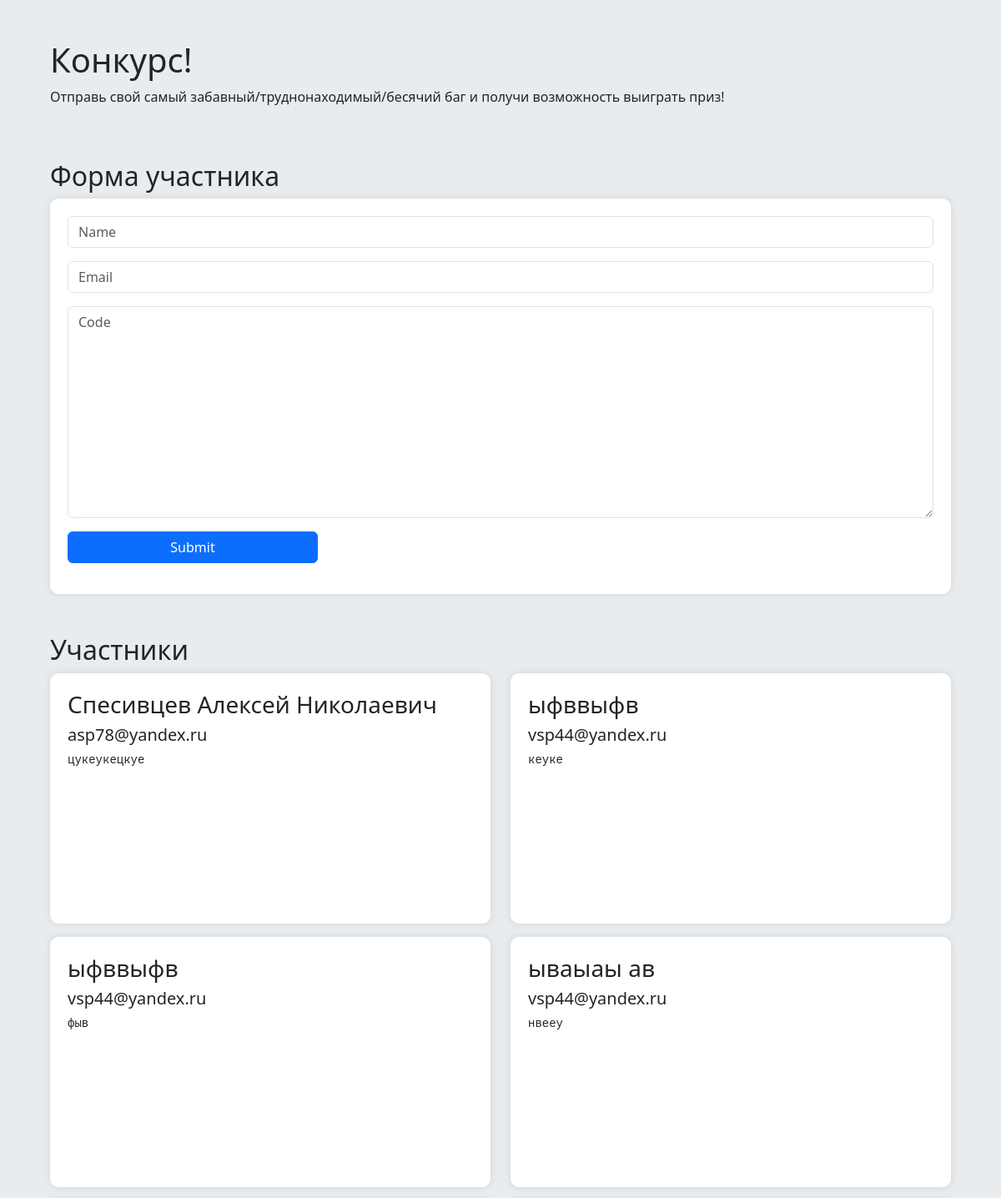
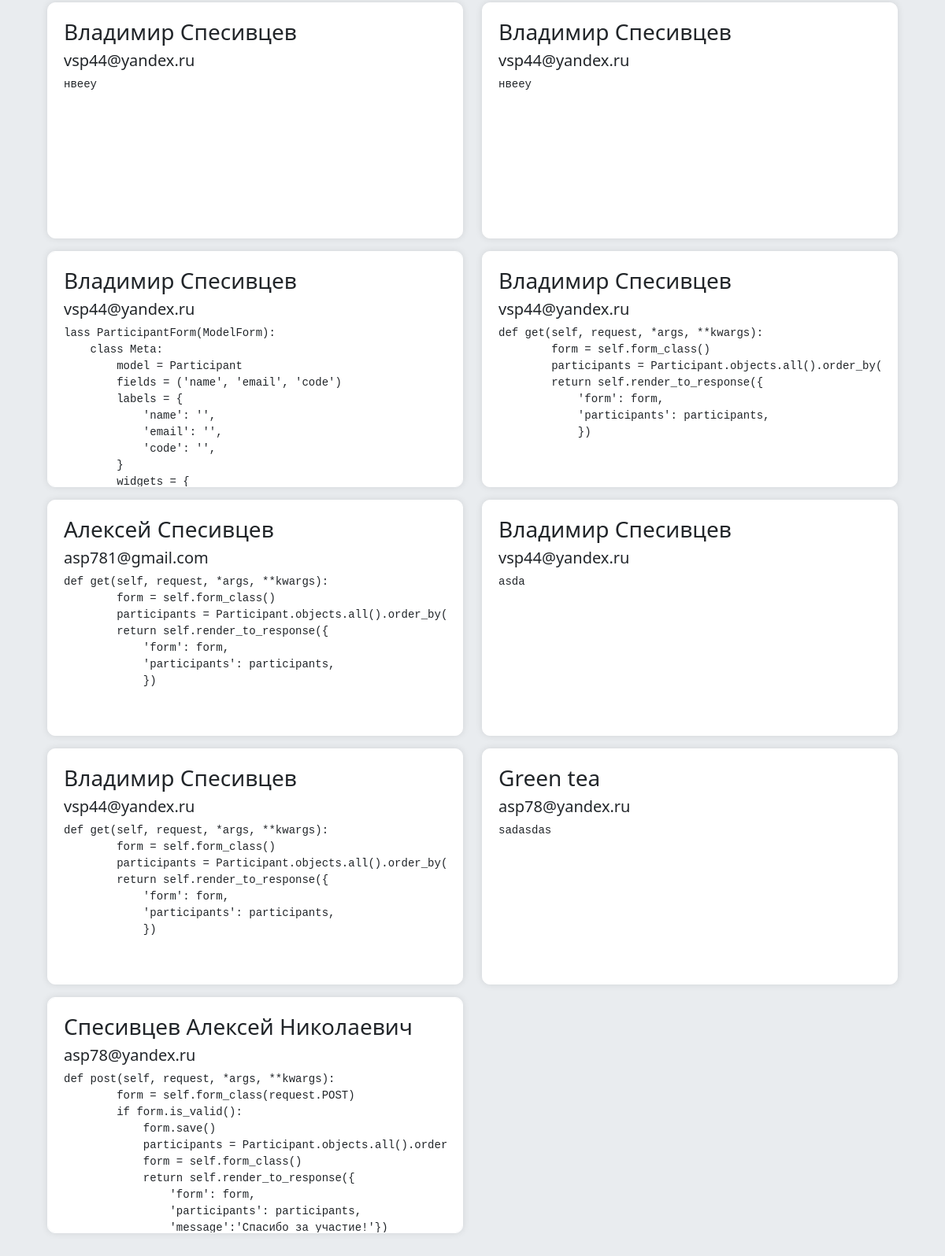
Before: / with the older database file (2 pictures, top to bottom).
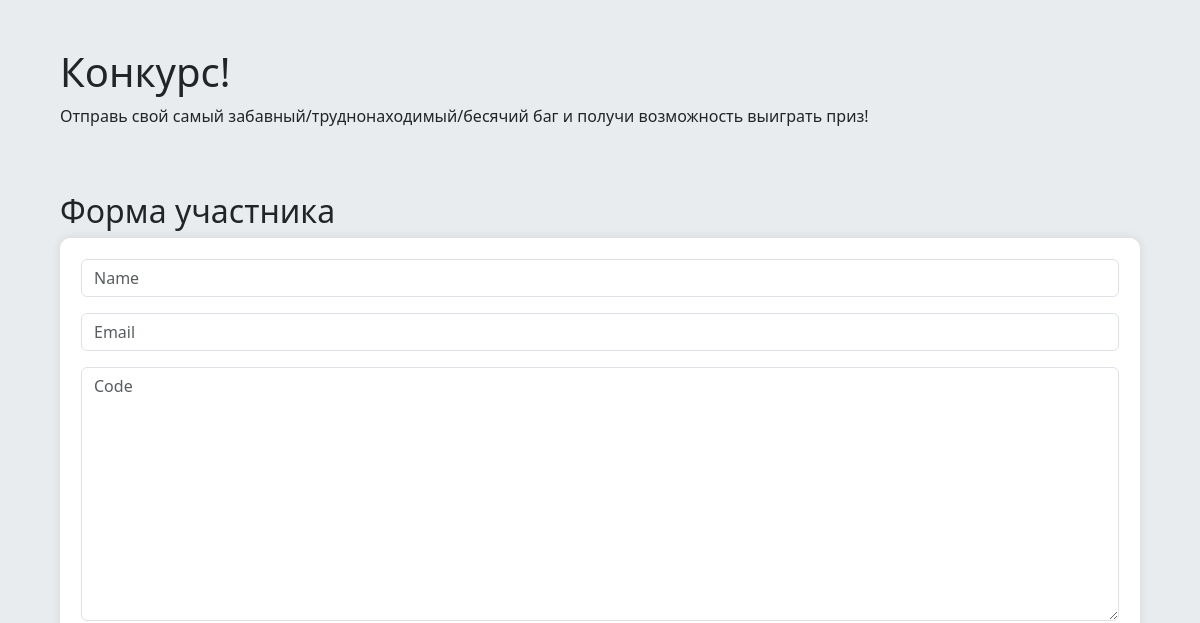
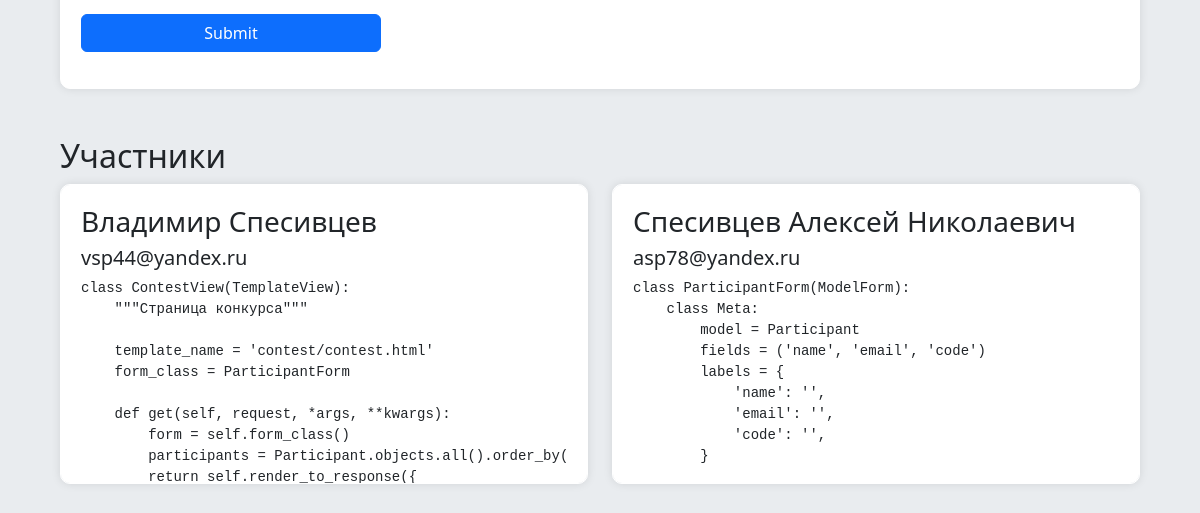
After: the same page with the newer database file (2 pictures, top to bottom).
### contest/models.py (models this page shows, shortened)
class Participant(models.Model):
    name = models.CharField(
        "Имя",
        max_length=50,
    )
    email = models.CharField(
        "Email",
        max_length=70,
    )
    code = models.TextField(
        "Код",
        max_length=1000,
    )
    class Meta:
        verbose_name = 'Участник конкурса'
        verbose_name_plural = 'Участники конкурса'

### contest/views.py (the view, shortened to what this page needs)
# urls.py: path('', views.ContestView.as_view(), name='contest'),
class ContestView(TemplateView):
    template_name = 'contest/contest.html'
    form_class = ParticipantForm
    def get(self, request, *args, **kwargs):
        form = self.form_class()
        participants = Participant.objects.all().order_by('-id')
        return self.render_to_response({
            'form': form,
            'participants': participants,
            })

### contest/forms.py
class ParticipantForm(ModelForm):
    class Meta:
        model = Participant
        fields = ('name', 'email', 'code')
        labels = {
            'name': '',
            'email': '',
            'code': '',
        }
        widgets = {
                'name': forms.TextInput(attrs={'placeholder': 'Name', 'class': 'form-control'}),
                'email': forms.EmailInput(attrs={'placeholder': 'Email', 'class': 'form-control'}),
                'code': forms.Textarea(attrs={'placeholder': 'Code', 'class': 'form-control'}),
            }

### contest/templates/contest/contest.html (shortened to what this page needs)
<!DOCTYPE html>
<html lang="en">
<head>
  <link href="https://cdn.jsdelivr.net/npm/bootstrap@5.3.3/dist/css/bootstrap.min.css" rel="stylesheet">
</head>
<body class="bg-body-secondary">
  <section class="p-2 p-md-5">
    <div class="container | vstack gap-5">
      <header>
        <h1>Конкурс!</h1>
        <p>Отправь свой самый забавный/труднонаходимый/бесячий баг и получи возможность выиграть приз!</p>
      </header>
      <div>
        <h2>Форма участника</h2>
        <div class='form-container'>
          <form method="post">
            {{form.as_p}}
            <button type="submit" class="btn btn-primary" style="width: 300px;">Submit</button>
          </form>
        </div>
      </div>
      <div>
        <h2>Участники</h2>
        <div class="row">
          {% for participant in participants %}
            <div class="col-md-6 mb-3">
              <div class="participant">
                <h3>{{ participant.name }}</h3>
                <h5>{{ participant.email }}</h5>
                <pre><code class="language-python hljs">{{ participant.code|linebreaksbr }}</code></pre>
              </div>
            </div>
            {% if forloop.counter|divisibleby:2 %}
              </div><div class="row">
            {% endif %}
          {% endfor %}
        </div>
      </div>
    </div>
  </section>
</body>
</html>

### contest/templates/contest/contest.html (style rules this page uses)
.form-container { border: 1px solid #fff; padding: 20px; background-color: #fff; border-radius: 10px; box-shadow: 0 0 10px rgba(0, 0, 0, 0.1); }
.participant { border: 1px solid #fff; padding: 20px; background-color: #fff; border-radius: 10px; box-shadow: 0 0 10px rgba(0, 0, 0, 0.1); min-height: 300px; max-height: 300px; overflow-y: auto; }

Changed rows visible on the page:
removed Participant: name "Спесивцев Алексей Николаевич", email "asp78@yandex.ru", code "цукеукецкуе"
removed Participant: name "ыфввыфв", email "vsp44@yandex.ru", code "кеуке"
removed Participant: name "ыфввыфв", email "vsp44@yandex.ru", code "фыв"
removed Participant: name "ываыаы ав", email "vsp44@yandex.ru", code "нвееу"
removed Participant: name "Владимир Спесивцев", email "vsp44@yandex.ru", code "нвееу"
removed Participant: name "Владимир Спесивцев", email "vsp44@yandex.ru", code "нвееу"
removed Participant: name "Владимир Спесивцев", email "vsp44@yandex.ru", code "lass ParticipantForm(ModelForm): class Meta: model = Participant fields = ('name', 'email', 'code') labels = { 'name': '', 'email': '', 'code': '', } widgets = {"
removed Participant: name "Владимир Спесивцев", email "vsp44@yandex.ru", code "def get(self, request, *args, **kwargs): form = self.form_class() participants = return self.render_to_response({ 'form': form, 'participants': participants, })"
removed Participant: name "Алексей Спесивцев", email "asp781@gmail.com", code "def get(self, request, *args, **kwargs): form = self.form_class() participants = return self.render_to_response({ 'form': form, 'participants': participants, })"
removed Participant: name "Владимир Спесивцев", email "vsp44@yandex.ru", code "asda"
removed Participant: name "Владимир Спесивцев", email "vsp44@yandex.ru", code "def get(self, request, *args, **kwargs): form = self.form_class() participants = return self.render_to_response({ 'form': form, 'participants': participants, })"
removed Participant: name "Green tea", email "asp78@yandex.ru", code "sadasdas"
removed Participant: name "Спесивцев Алексей Николаевич", email "asp78@yandex.ru", code "def post(self, request, *args, **kwargs): form = self.form_class(request.POST) if form.is_valid(): form.save() participants = form = self.form_class() return self.render_to_response({ 'form': form, 'participants': participants, 'message':'Спасибо за участие!'})"
added Participant: name "Владимир Спесивцев", email "vsp44@yandex.ru", code "class ContestView(TemplateView): \"\"\"Страница конкурса\"\"\" template_name = 'contest/contest.html' form_class = ParticipantForm def get(self, request, *args, **kwargs): form = self.form_class() participants = return self.render_to_response({"
added Participant: name "Спесивцев Алексей Николаевич", email "asp78@yandex.ru", code "class ParticipantForm(ModelForm): class Meta: model = Participant fields = ('name', 'email', 'code') labels = { 'name': '', 'email': '', 'code': '', }"
